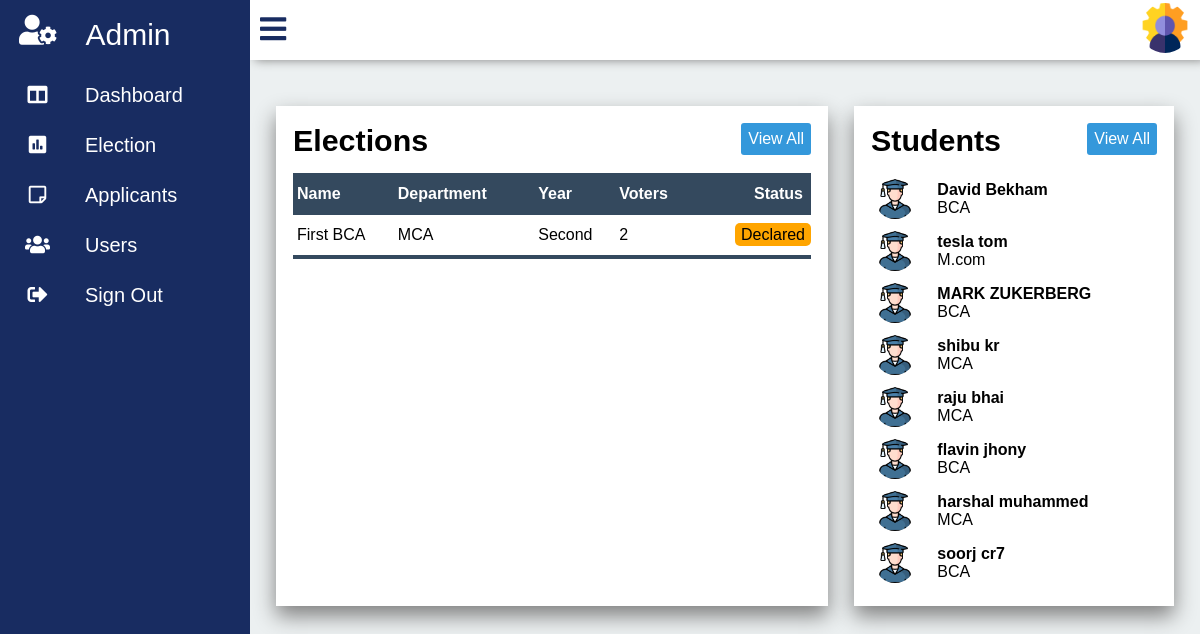
/admin.php (signed in), run on an earlier commit of the app's database.
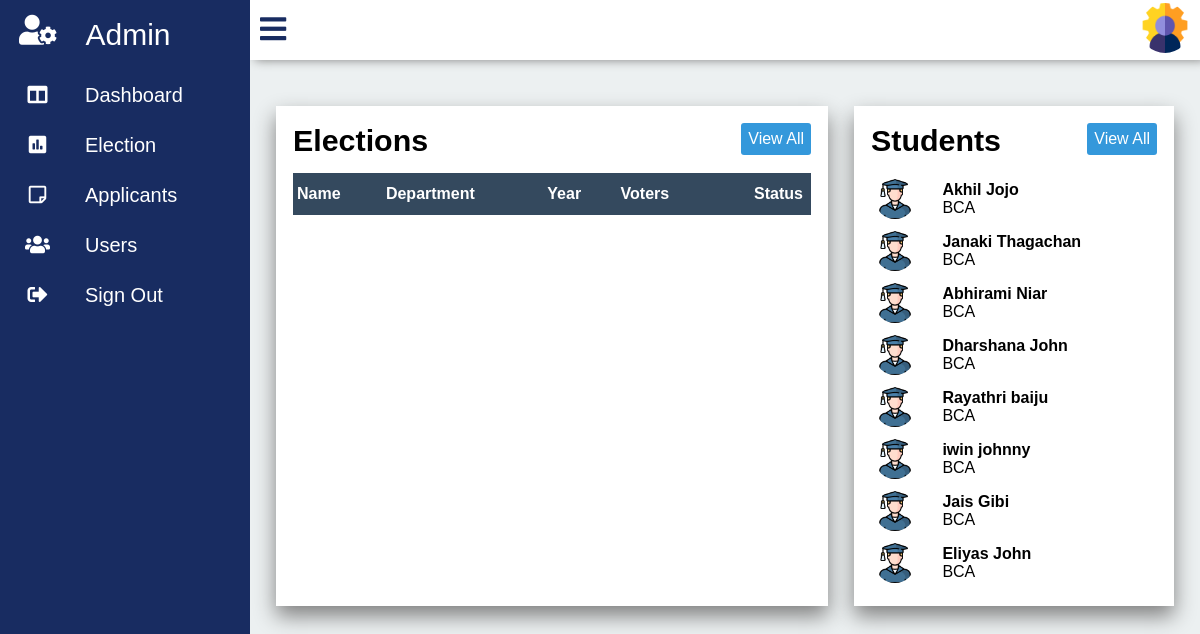
And on a later commit of the database.
### tables this page shows
CREATE TABLE IF NOT EXISTS `elections` (
  `id` int(10) unsigned NOT NULL AUTO_INCREMENT,
  `Name` varchar(30) NOT NULL,
  `Department_id` int(11) unsigned NOT NULL,
  `Year_id` int(11) unsigned NOT NULL,
  `Election_status` tinyint(3) unsigned NOT NULL DEFAULT '0',
  `Start_date` date NOT NULL,
  `End_date` date NOT NULL,
  `Start_time` time NOT NULL,
  `End_time` time NOT NULL,
  `Voters` int(11) NOT NULL,
  PRIMARY KEY (`id`),
  KEY `elections_dpt` (`Department_id`),
  KEY `elections_year` (`Year_id`)
);

CREATE TABLE IF NOT EXISTS `department` (
  `id` int(11) unsigned NOT NULL AUTO_INCREMENT,
  `Department_name` varchar(10) NOT NULL,
  `Yr_no` int(11) NOT NULL,
  PRIMARY KEY (`id`)
);

CREATE TABLE IF NOT EXISTS `year` (
  `id` int(10) unsigned NOT NULL AUTO_INCREMENT,
  `Year_name` varchar(10) NOT NULL,
  PRIMARY KEY (`id`)
);

CREATE TABLE IF NOT EXISTS `users` (
  `id` int(10) unsigned NOT NULL AUTO_INCREMENT,
  `Email` varchar(30) NOT NULL,
  `Phone_no` bigint(11) NOT NULL,
  `First_name` varchar(15) NOT NULL,
  `Last_name` varchar(15) NOT NULL,
  `Gender` varchar(10) NOT NULL,
  `Department_id` int(11) unsigned NOT NULL,
  `Year_id` int(10) unsigned NOT NULL,
  PRIMARY KEY (`id`),
  KEY `users_dpt` (`Department_id`),
  KEY `users_yr` (`Year_id`)
);

### php/onTablefunc.php (called while the page is built, shortened)
<?php
	function getDepartment($dpid,$con){
		$dpquery = "select Department_name from department where(id = $dpid );";
		$dp = mysql_query($dpquery,$con);
		$department = mysql_fetch_array($dp);
		return $department['Department_name'];
	}
	function getYear($yrid,$con) {
		$yrquery = "select * from year where(id = $yrid);";
		$yr = mysql_query($yrquery,$con);
		$year = mysql_fetch_array($yr);
		return $year['Year_name'];
	}
?>

### admin.php (the view, shortened to what this page needs)
<?php
	include("php/config.php");
	include("php/onTablefunc.php");
	include('php/elecheck.php');
?>
<!DOCTYPE html>
<html>
<head>
	<link rel="stylesheet" type="text/css" href="css/all.min.css">
	<link rel="stylesheet" type="text/css" href="css/fontawesome.min.css">
	<link rel="stylesheet" type="text/css" href="css/panel.css">
	<link rel="stylesheet" type="text/css" href="css/admin.css">
</head>
<body onload="statuscolor()">
	<div class="container">
		<div class="navigation">
		<div class="admin_icon">
			<a href="">
					<i class="fas fa-user-cog"></i>
				<span class="admin_Text" >Admin</span>
			</a>
		</div>
			<ul>
				<li>
					<a href="admin.php">
						<span class="icon">
							<i class="fas fa-columns"></i>
						</span>
						<span class="title">Dashboard</span>
					</a>
				</li>
				<li>
					<a href="elections.php">
						<span class="icon">
							<i class="fas fa-poll"></i>
						</span>
						<span class="title">Election</span>
					</a>
				</li>
				<li>
					<a href="applicants.php">
						<span class="icon">
							<i class="far fa-sticky-note"></i>
						</span>
						<span class="title">Applicants</span>
					</a>
				</li>
				<li>
					<a href="users.php">
						<span class="icon">
							<i class="fas fa-users"></i>
						</span>
						<span class="title">Users</span>
					</a>
				</li>
				<li>
					<a href="/project/php/logout.php">
						<span class="icon">
							<i class="fas fa-sign-out-alt"></i>
						</span>
						<span class="title">Sign Out</span>
					</a>
				</li>
			</ul>
		</div>
		<div class="main">
			<div class="topbar">
				<div class="user">
					<a href="adminacc.php"><img src="images/admin_photo.png"></a>
				</div>
			</div>
			<div class="tables">
				<div class="election">
					<div class="table_Header">
						<h2>Elections</h2>
						<a href="elections.php" class='btn'>View All</a>
					</div>
					<table class="election_Table">
						<thead>
							<tr>
								<th> Name </th>
								<th>Department</th>
								<th>Year</th>
								<th>Voters</th>
								<th>Status</th>
							</tr>
						</thead>
						<tbody>
						<?php
								$eQ = "select * from elections order by id DESC limit 7;";
								$eQ_ob = mysql_query($eQ,$con);
								while($eData = mysql_fetch_array($eQ_ob)) {
									$department = getDepartment($eData['Department_id'],$con);
									$year = getYear($eData['Year_id'],$con);
						?>
							<tr>
							<td><?php echo $eData['Name'];?></td>
							<td><?php echo $department; ?></td>
							<td><?php echo $year;?></td>
							<td><?php echo $eData['Voters'];?></td>
							<td class="status"><span class="<?php if($eData['Election_status'] == 0)
										echo 'Declared';
									  elseif ($eData['Election_status'] == 1)
									  	echo "Ongoing";
									  else
									  	echo "Finished";	?>"><?php if($eData['Election_status'] == 0)
										echo 'Declared';
									  elseif ($eData['Election_status'] == 1)
									  	echo "Ongoing";
									  else
									  	echo "Finished";	?></span></td>
							</tr>
						<?php
							}
							?>
					</table>
				</div>
				<div class="student">
					<div class="table_Header">
						<h2>Students</h2>
						<a href="users.php" class='btn'>View All</a>
					</div>
					<table class="user_Table">
						<tbody>
							<?php
								$q = "select * from users order by id DESC limit 8;";
								$u_Result = mysql_query($q,$con);
								while($data = mysql_fetch_array($u_Result)) {
									$department = getDepartment($data['Department_id'],$con);
							?>
									<tr>
										<td><div class="user_Default_img"><img src="images/student_img.png"></div></td>
										<td><h4><?php
											echo $data['First_name']." ".$data['Last_name'];
												?></h4><span><?php echo $department; ?></span></td>
							<?php
								}
							?>
						</tbody>
					</table>
				</div>
			</div>
		</div>
	</div>
</body>
</html>

### css/panel.css (style rules this page uses)
* { margin: 0; padding: 0; box-sizing: border-box; font-family: 'Poppins',sans-serif; }
.container { position: relative; width: 100%; }
.navigation { position: fixed; width: 250px; height: 100%; background: #182C61; transition: 250ms ease-in-out; }
.navigation ul { position: relative; width: 100%; left: 0; top: 0; overflow: hidden; }
.navigation ul li { position: relative; width: 100%; list-style: none; overflow: hidden; }
.admin_icon a { width: 100%; text-decoration: none; color: white; display: flex; overflow: hidden; }
.admin_icon a i { font-size: 30px; line-height: 60px; padding: 0 19px; min-width: 75px; }
.admin_Text { font-size: 30px; font-weight: 400; font-family: 'Popins',sans-serif; color: white; padding: 0 10px; line-height: 70px; }
.navigation ul li a { position: relative; width: 100%; display: flex; text-decoration: none; color: white; }
li a span i { color: white; }
.navigation ul li a .icon { position: relative; display: block; height: 25px; min-width: 75px; text-align: center; height: 50px; font-size: 20px; line-height: 50px; padding: 0 10px; }
.navigation ul li a .title { position: relative; display: block; font-size: 20px; padding: 0 10px; height: 50px; line-height: 50px; }
.main { position: absolute; width: calc(100% - 250px); left: 250px; min-height: 100vh; background: #ecf0f1; transition: 250ms ease-in-out; overflow:scroll; height: 100vh; }
.main .topbar { background: white; overflow-y: hidden; width: 100%; height: 60px; padding: 0 10px; display: flex; justify-content: space-between; align-items: center ; box-shadow: 5px 0px 10px grey; }
.user img { width: 50px; height: 50px; border-radius: 50%; cursor: pointer; }

### css/admin.css (style rules this page uses)
.tables { margin-top: 20px; position: relative; width: 100%; display: grid; grid-template-columns: 2fr 1fr; }
.election { position: relative; margin: 26px 13px 26px 26px ; padding: 17px; background: white; max-height: 500px; min-width: 400px; box-shadow: 20px grey; box-shadow: 0px 10px 20px grey; }
.table_Header { display: flex; justify-content: space-between; align-items: flex-start; margin-bottom: 15px; }
.table_Header h2 { font-size: 1.9em; font-weight: bold; }
.btn { padding: 7px; text-decoration: none; color: white; background:#3498db; border-radius: 3px; }
.election_Table { border-collapse: collapse; width: 100%; }
.election_Table thead { background: #34495e; color: white; }
.election_Table thead th { padding: 12px 8px 12px 4px; text-align: left; }
.election_Table thead th:last-child, .election_Table tbody td:last-child { text-align: right; }
.student { position: relative; max-width: auto; min-width: 320px; padding: 17px; max-height: 500px; margin: 26px 26px 26px 13px; background: white; box-shadow: 0px 10px 20px grey; }
.user_Table { border-collapse: collapse; width: 100%; }
.user_Table tbody td { padding: 6px 0px 6px 4px; }
.user_Table tbody td .user_Default_img { position: relative; width: 40px; height: 40px; border-radius: 50%; overflow: hidden; }
.user_Table tbody td .user_Default_img img { width: 100%; height: 100%; }
.user_Table tbody td:nth-child(1) { text-align: right; }
.election_Table tbody td { padding: 11px 0px 11px 4px; }
.election_Table tbody tr { border-bottom: 1px solid #34495e; }
.election_Table tbody tr:last-of-type { border-bottom: 4px solid #34495e; }
.status { position: relative; padding: 3px 5px; }
.Declared { padding: 3px 6px; background: orange; border-radius: 5px; color: black; }

What changed in the data, as far as the page shows it:
removed elections: Name "First BCA", Department.Department_name "MCA", Year.Year_name "Second", Voters "2", Election_status "Declared"
removed users: First_name "David", Last_name "Bekham", Department.Department_name "BCA"
removed users: First_name "tesla", Last_name "tom", Department.Department_name "M.com"
removed users: First_name "MARK", Last_name "ZUKERBERG", Department.Department_name "BCA"
removed users: First_name "shibu", Last_name "kr", Department.Department_name "MCA"
removed users: First_name "raju", Last_name "bhai", Department.Department_name "MCA"
removed users: First_name "flavin", Last_name "jhony", Department.Department_name "BCA"
removed users: First_name "harshal", Last_name "muhammed", Department.Department_name "MCA"
removed users: First_name "soorj", Last_name "cr7", Department.Department_name "BCA"
added users: First_name "Akhil", Last_name "Jojo", Department.Department_name "BCA"
added users: First_name "Janaki", Last_name "Thagachan", Department.Department_name "BCA"
added users: First_name "Abhirami", Last_name "Niar", Department.Department_name "BCA"
added users: First_name "Dharshana", Last_name "John", Department.Department_name "BCA"
added users: First_name "Rayathri", Last_name "baiju", Department.Department_name "BCA"
added users: First_name "iwin", Last_name "johnny", Department.Department_name "BCA"
added users: First_name "Jais", Last_name "Gibi", Department.Department_name "BCA"
added users: First_name "Eliyas", Last_name "John", Department.Department_name "BCA"
